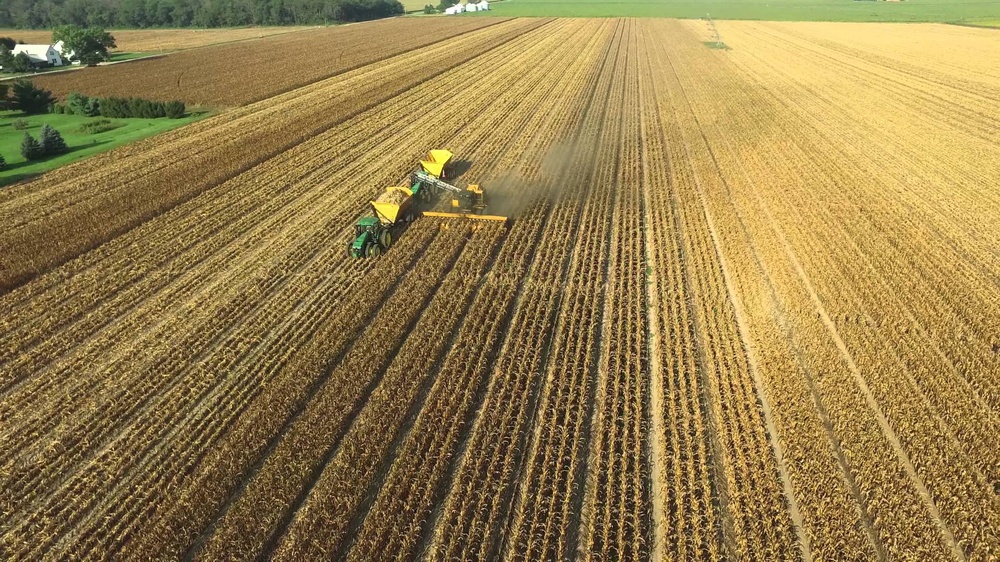
#> input picture OpenCV/Kmeans/cornField.jpg, 1000 x 562 px, shrunk from 1920 x 1080 before the run
$ python Kmeans.py
#> lines starting #> are read from the running program, lines starting #| are printed output that depends on the picture
import cv2
import numpy as np
from matplotlib import pyplot as plt

img = cv2.imread('cornField.jpg')
#> img is the input picture: shape (562, 1000, 3); mean B, G, R 76.9, 127.2, 150
Z = img.reshape((-1,3))

Z = np.float32(Z)

#define cluster and apply kmeans()
criteria = (cv2.TERM_CRITERIA_EPS + cv2.TERM_CRITERIA_MAX_ITER, 10, 1.0)
K = 10
ret, label, center = cv2.kmeans(Z, K, None, criteria, 10, cv2.KMEANS_RANDOM_CENTERS)
#> ret = 209289518.8; center = [[95.53, 160.3, 191.2], [72.58, 112, 123.2], [49.29, 93.24, 118.1], [18.76, 41.24, 57.04], [29.48, 65.99, 89.6], [118.6, 170.2, 173.4], [117, 188.5, 220.3], [52.75, 71.87, 72.93], [137.4, 215.8, 246], [78.74, 130.7, 157]]

#convert back into uint8
center = np.uint8(center)
#> center = [[95, 160, 191], [72, 112, 123], [49, 93, 118], [18, 41, 57], [29, 65, 89], [118, 170, 173], [116, 188, 220], [52, 71, 72], [137, 215, 246], [78, 130, 156]]
res = center[label.flatten()]
res2 = res.reshape((img.shape))
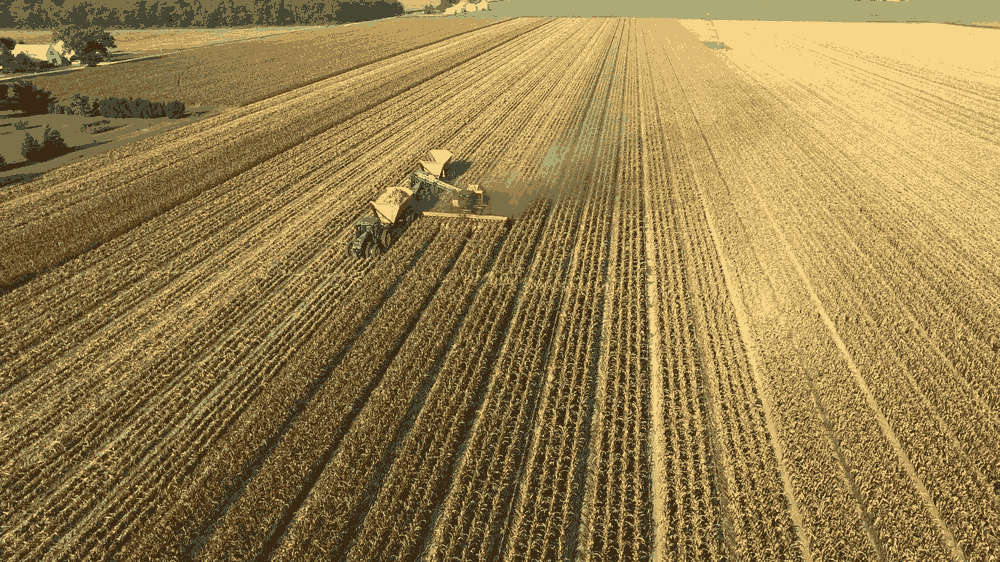
#> res2: shape (562, 1000, 3); mean B, G, R 76.3, 126.8, 149.7

cv2.imshow('res2', res2)
cv2.waitKey(0)
cv2.destroyAllWindows()

$ run again, with OpenCV/Kmeans/farmCircles.jpg copied over OpenCV/Kmeans/cornField.jpg
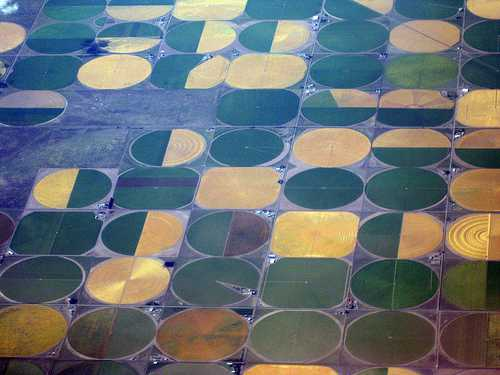
#> input picture OpenCV/Kmeans/farmCircles.jpg, 500 x 375 px
#> img is the input picture: shape (375, 500, 3); mean B, G, R 116.2, 112.2, 104.6
#> `ret, label, center = cv2.kmeans(Z, K, None, criteria, 10, cv2.KMEANS_R..`: ret = 132076121.1; center = [[119.6, 169, 203.5], [77.07, 107.6, 141.7], [39.89, 34.57, 27.96], [158.7, 124.5, 99.9], [48.65, 58.76, 70.05], [132, 98.34, 54.58], [93.59, 90.53, 87.77], [182.7, 161.8, 152.2], [172.6, 204.8, 214.7], [85.65, 66.07, 40.5]]
#> `center = np.uint8(center)`: center = [[119, 169, 203], [77, 107, 141], [39, 34, 27], [158, 124, 99], [48, 58, 70], [132, 98, 54], [93, 90, 87], [182, 161, 152], [172, 204, 214], [85, 66, 40]]
#> `res2 = res.reshape((img.shape))`:
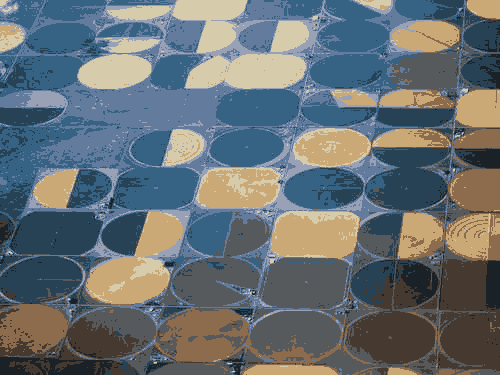
#> res2: shape (375, 500, 3); mean B, G, R 115.7, 111.8, 104

$ run again, with OpenCV/Kmeans/farmCircles2.jpg copied over OpenCV/Kmeans/cornField.jpg
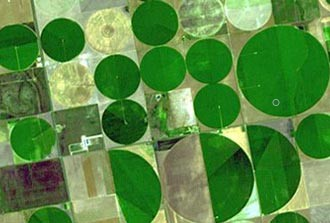
#> input picture OpenCV/Kmeans/farmCircles2.jpg, 330 x 223 px
#> img is the input picture: shape (223, 330, 3); mean B, G, R 65.1, 137, 86
#> `ret, label, center = cv2.kmeans(Z, K, None, criteria, 10, cv2.KMEANS_R..`: ret = 26647557.1; center = [[142.6, 208, 182.7], [100.9, 158.3, 140.3], [13.67, 86.45, 19.7], [125.6, 182.2, 160.9], [80.84, 137.1, 113.8], [53.15, 115.3, 76.21], [17.78, 116.6, 23.42], [212.4, 249.2, 224.6], [165.9, 231.6, 203.8], [46.61, 64.73, 65.49]]
#> `center = np.uint8(center)`: center = [[142, 208, 182], [100, 158, 140], [13, 86, 19], [125, 182, 160], [80, 137, 113], [53, 115, 76], [17, 116, 23], [212, 249, 224], [165, 231, 203], [46, 64, 65]]
#> `res2 = res.reshape((img.shape))`:
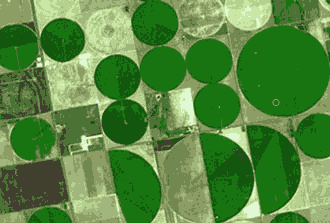
#> res2: shape (223, 330, 3); mean B, G, R 64.4, 136.6, 85.5
